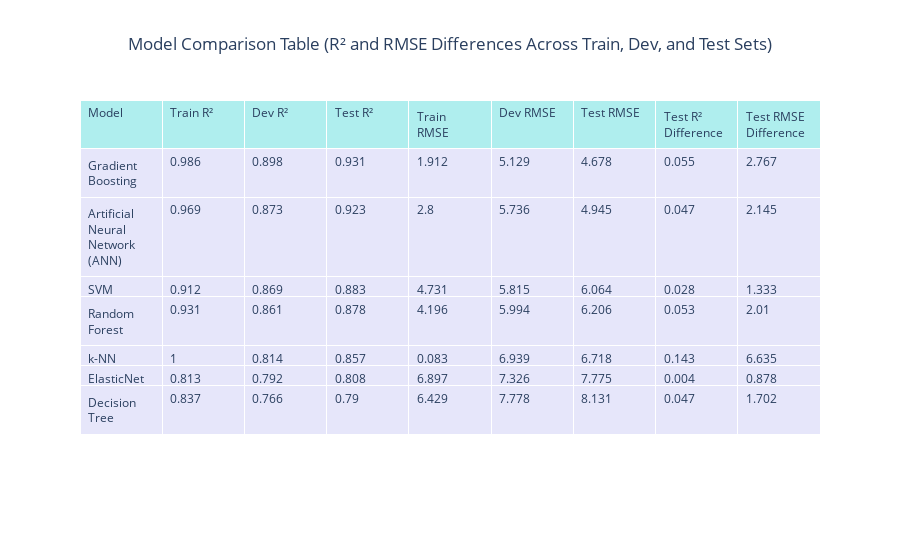

Write notebook code for a chart like this one.
### Code cell
# Adjust the table height based on the number of rows
num_rows = len(results_df)
row_height = 60  # Adjust this value based on your preferences for row height
table_height = row_height * num_rows + 100  # Add some padding for headers and title

# Exclude the Dev differences from the results_df
results_df_filtered = results_df.drop(['Dev R² Difference', 'Dev RMSE Difference'], axis=1)

# Sort the DataFrame by Test R² (descending), Test RMSE (ascending), and Test R² Difference (ascending)
results_df_filtered = results_df_filtered.sort_values(
    by=['Test R²', 'Test RMSE', 'Test R² Difference', 'Test RMSE Difference'],
    ascending=[False, True, True, True]
)

# Display the comparison table using Plotly for a larger and more visually appealing result
fig = go.Figure(data=[go.Table(
    header=dict(values=list(results_df_filtered.columns),
                fill_color='paleturquoise',
                align='left'),
    cells=dict(values=[results_df_filtered[col] for col in results_df_filtered.columns],
               fill_color='lavender',
               align='left'))
])

# Adjust the height to fit all rows
fig.update_layout(
    title_text="Model Comparison Table (R² and RMSE Differences Across Train, Dev, and Test Sets)",
    title_x=0.5,
    height=table_height  # Set the calculated height
)

fig.show()

### Figure 1 — Plotly figure (JSON) as saved in the notebook; plotly's stock layout.template omitted (floating-point values rounded to 4 significant figures)
{"data": [{"cells": {"align": "left", "fill": {"color": "lavender"}, "values": [["Gradient Boosting", "Artificial Neural Network (ANN)", "SVM", "Random Forest", "k-NN", "ElasticNet", "Decision Tree"], [0.986, 0.969, 0.912, 0.931, 1, 0.813, 0.837], [0.898, 0.873, 0.869, 0.861, 0.814, 0.792, 0.766], [0.931, 0.923, 0.883, 0.878, 0.857, 0.808, 0.79], [1.912, 2.8, 4.731, 4.196, 0.083, 6.897, 6.429], [5.129, 5.736, 5.815, 5.994, 6.939, 7.326, 7.778], [4.678, 4.945, 6.064, 6.206, 6.718, 7.775, 8.131], [0.055, 0.047, 0.028, 0.053, 0.143, 0.004, 0.047], [2.767, 2.145, 1.333, 2.01, 6.635, 0.878, 1.702]]}, "header": {"align": "left", "fill": {"color": "paleturquoise"}, "values": ["Model", "Train R²", "Dev R²", "Test R²", "Train RMSE", "Dev RMSE", "Test RMSE", "Test R² Difference", "Test RMSE Difference"]}, "type": "table"}], "layout": {"autosize": true, "title": {"text": "Model Comparison Table (R² and RMSE Differences Across Train, Dev, and Test Sets)", "x": 0.5}}}
